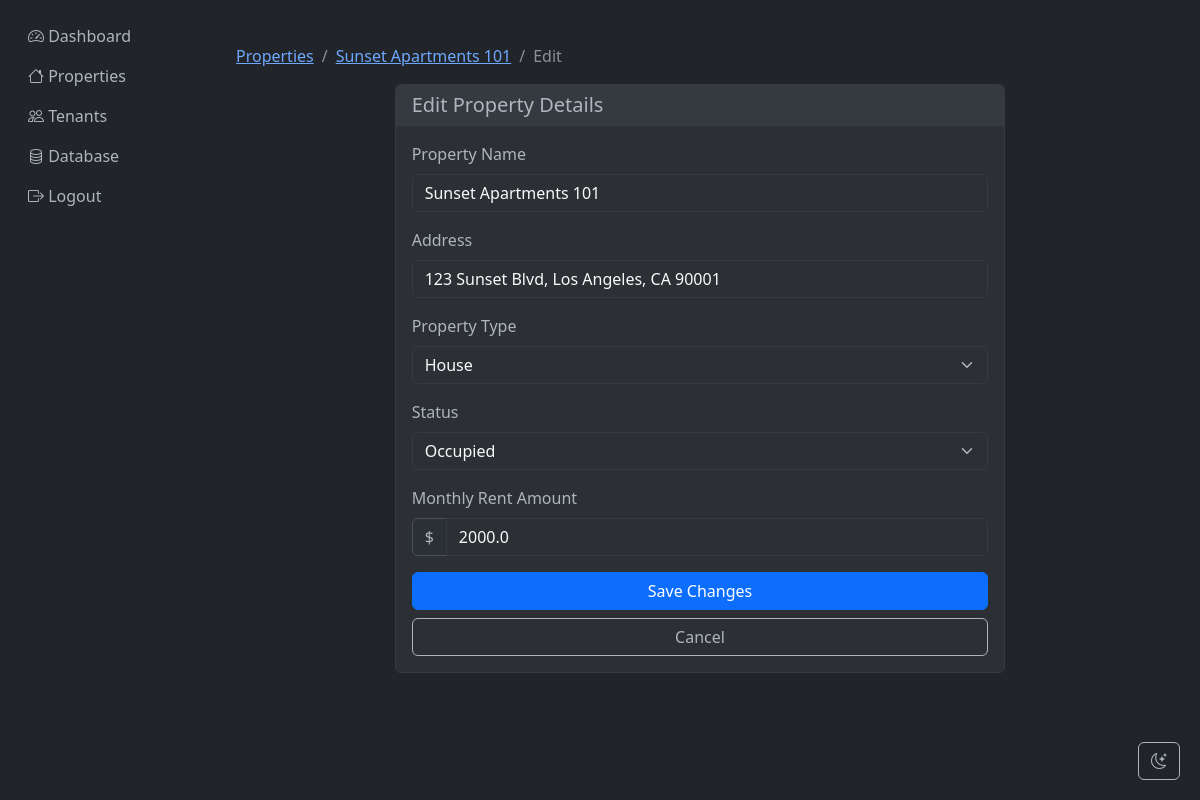
/properties/1/edit (signed in), run on the app's committed database.
### app/models.py (models this page shows)
class Property(db.Model):
    id = db.Column(db.Integer, primary_key=True)
    name = db.Column(db.String(100), nullable=False)
    address = db.Column(db.String(200), nullable=False)
    type = db.Column(db.String(50), nullable=False)  # apartment, house, commercial
    status = db.Column(db.String(20), nullable=False)  # vacant, occupied, maintenance
    rent_amount = db.Column(db.Float, nullable=False)
    owner_id = db.Column(db.Integer, db.ForeignKey('user.id'), nullable=False)
    tenants = db.relationship('Tenant', backref='property', lazy=True)
    maintenance_requests = db.relationship('MaintenanceRequest', backref='property', lazy=True)

### app/routes/properties.py (the view, shortened to what this page needs)
@bp.route('/properties/<int:property_id>/edit', methods=['GET', 'POST'])
@login_required
def edit_property(property_id):
    property = Property.query.get_or_404(property_id)
    if property.owner_id != current_user.id:
        flash('You do not have permission to edit this property.', 'danger')
        return redirect(url_for('properties.list_properties'))
    return render_template('properties/edit.html', property=property)

### app/templates/properties/edit.html (shortened to what this page needs)
{% extends "base.html" %}
{% block content %}
<div class="container mt-4">
    <nav aria-label="breadcrumb">
        <ol class="breadcrumb">
            <li class="breadcrumb-item"><a href="{{ url_for('properties.list_properties') }}">Properties</a></li>
            <li class="breadcrumb-item"><a href="{{ url_for('properties.view_property', property_id=property.id) }}">{{ property.name }}</a></li>
            <li class="breadcrumb-item active" aria-current="page">Edit</li>
        </ol>
    </nav>
    <div class="row justify-content-center">
        <div class="col-md-8">
            <div class="card">
                <div class="card-header">
                    <h5 class="card-title mb-0">Edit Property Details</h5>
                </div>
                <div class="card-body">
                    <form method="POST">
                        <div class="mb-3">
                            <label for="name" class="form-label">Property Name</label>
                            <input type="text" class="form-control" id="name" name="name" value="{{ property.name }}" required>
                        </div>
                        <div class="mb-3">
                            <label for="address" class="form-label">Address</label>
                            <input type="text" class="form-control" id="address" name="address" value="{{ property.address }}" required>
                        </div>
                        <div class="mb-3">
                            <label for="type" class="form-label">Property Type</label>
                            <select class="form-select" id="type" name="type" required>
                                <option value="house" {% if property.type == 'house' %}selected{% endif %}>House</option>
                            </select>
                        </div>
                        <div class="mb-3">
                            <label for="status" class="form-label">Status</label>
                            <select class="form-select" id="status" name="status" required>
                                <option value="occupied" {% if property.status == 'occupied' %}selected{% endif %}>Occupied</option>
                            </select>
                        </div>
                        <div class="mb-3">
                            <label for="rent_amount" class="form-label">Monthly Rent Amount</label>
                            <div class="input-group">
                                <span class="input-group-text">$</span>
                                <input type="number" class="form-control" id="rent_amount" name="rent_amount"
                                       value="{{ property.rent_amount }}" step="0.01" min="0" required>
                            </div>
                        </div>
                        <div class="d-grid gap-2">
                            <button type="submit" class="btn btn-primary">
                                 Save Changes
                            </button>
                            <a href="{{ url_for('properties.view_property', property_id=property.id) }}" class="btn btn-outline-secondary">
                                 Cancel
                            </a>
                        </div>
                    </form>
                </div>
            </div>
        </div>
    </div>
</div>
{% endblock %}

### app/templates/base.html (style rules this page uses)
.card { background-color: #2c3034; border-color: #373b3e; }
.card-header { background-color: #343a40; border-bottom-color: #373b3e; }
.form-control, .form-select { background-color: #2c3034; border-color: #373b3e; color: #f8f9fa; }
.btn-outline-secondary { color: #adb5bd; border-color: #adb5bd; }

### data on the page
Property: name "Sunset Apartments 101", address "123 Sunset Blvd, Los Angeles, CA 90001", type "House", status "Occupied", rent_amount "2000.0"
